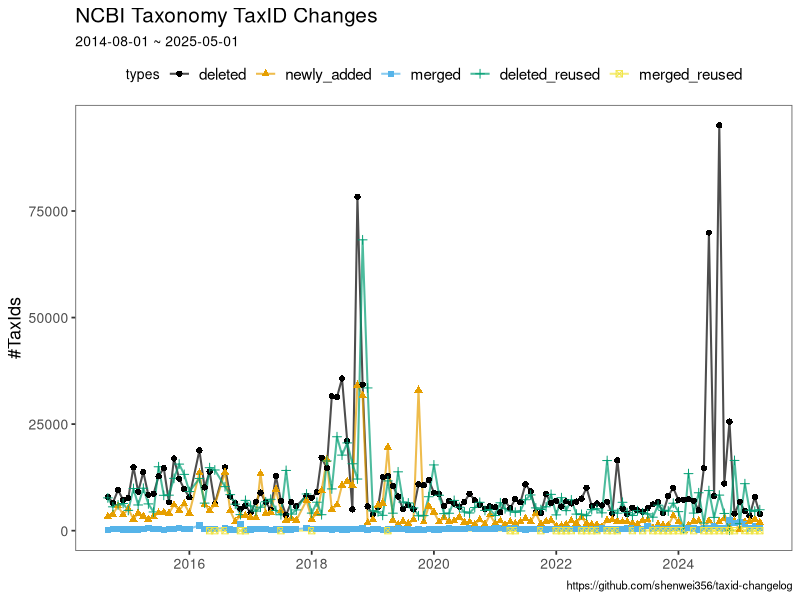

The R script that drew this image:
#!/usr/bin/env Rscript
library(scales)
library(dplyr)
library(ggplot2)
library(ggthemes)
library(lubridate)

theme1 <- theme(
    panel.border = element_rect(color = "grey40", size = 0.6, fill = NA),
    panel.background = element_blank(),
    panel.grid.major = element_blank(),
    panel.grid.minor = element_blank(),

    legend.position = "top",
    legend.spacing.x = unit(0.4, "cm"),
    legend.text = element_text(size = 11),
    legend.margin = margin(0.1, 0.1, 0.1, 0.1, unit = "cm"),

    plot.title = element_text(size = 15),
    text = element_text(size = 10),

    axis.text.x = element_text(size = 10),
    axis.text.y = element_text(size = 10),
    axis.ticks.y = element_line(size = 0.6),
    axis.ticks.x = element_line(size = 0.6),
    axis.title = element_text(size = 13),
)

df <- read.csv("changes.g.csv")
df$types <- factor(df$types, levels = unique(df$types), ordered = TRUE)
df$date <- as.Date(parse_date_time(df$version, "%y-%m-%d"))

df <- df %>% filter(!is.na(count)) %>%
    filter(!version %in% c("2014-08-01", "2013-02-21", "2013-05-03", "2014-06-03","2014-07-22"))

p <- ggplot(df, aes(x = date, y = count, color = types, shape = types)) +
  geom_line(size = 0.7, alpha = 0.7) +
  geom_point(aes(shape = types), size = 1.8) +
  scale_color_colorblind() +
  xlab(NULL) +
  ylab("#TaxIds") +
  theme1 +
  labs(title = "NCBI Taxonomy TaxID Changes",
    subtitle = "2014-08-01 ~ 2025-05-01",
    caption = "https://github.com/shenwei356/taxid-changelog"
  )

ggsave(
  p,
  file = "changes.png",
  width = 12,
  height = 4,
  dpi = 300
)
